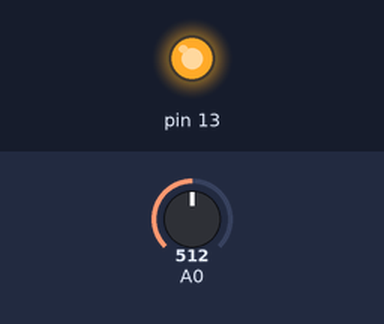
Recording of a sketch running on a simulated Arduino Uno, built with avr-gcc and run on an emulated ATmega328P. Shown: output pins drawn as LEDs (lit = HIGH). The test bench sets the inputs (shaded band); at power-on: A0 = 512.

Above: at 1.2 s.
1.3 s: A0 set to 24
2.8 s: A0 set to 18
At 3.6 s:
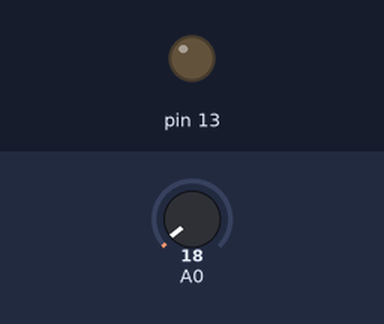
4.3 s: A0 set to 122
At 4.8 s:
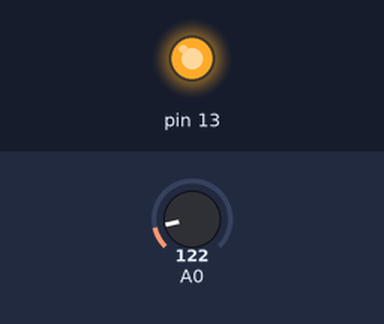
5.8 s: A0 set to 10
At 7.1 s:
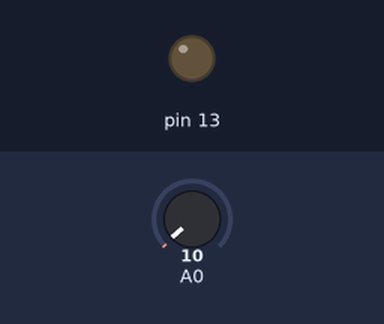
Timing chart, 0 to 8.3 s (numbered marks = the images above; inputs shaded):
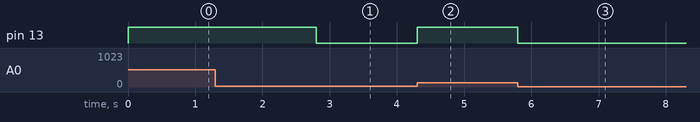

Measured:
- the behaviour switches between 21 and 20 on A0 (found by bisection; images 0 and 1)
- after the input at 1.3 s, every drawn part: stays the same
- after the input at 2.8 s, pin 13: HIGH → LOW at once
- after the input at 4.3 s, pin 13: LOW → HIGH at once
- after the input at 5.8 s, pin 13: HIGH → LOW at once

The sketch:

LDR.ino
```cpp
void setup()
{
  pinMode(A0,INPUT);
  pinMode(13, OUTPUT);
  Serial.begin(9600);
}
int value=0;
void loop()
{
 value=analogRead(A0);
  if(value>20)
  {
    digitalWrite(13,HIGH);
  }
  else
  {
    digitalWrite(13,LOW);
  }


}
```
